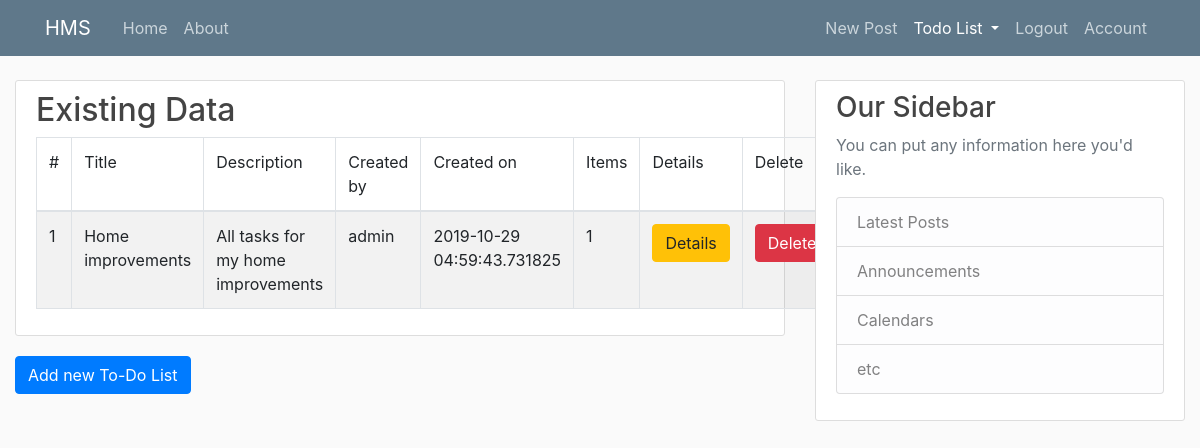
Page /todolists (signed in) on the committed database.
### app/models.py (models this page shows, shortened)
class ToDoList(db.Model):
    __tablename__='todo_lists'
    id = db.Column(db.Integer(), primary_key=True)
    title=db.Column(db.String(100), nullable=False)
    description=db.Column(db.String(200), nullable=False)
    user_id = db.Column(db.Integer(), db.ForeignKey('users.id'), nullable=False)
    todo_items = db.relationship('ToDoItem', backref='todolist', lazy=True)
    date_created = db.Column(db.DateTime(), nullable=False, default = datetime.utcnow)
    date_modified = db.Column(db.DateTime(), nullable=False, default= datetime.utcnow)

class User(db.Model, UserMixin):
    __tablename__ = 'users'
    id = db.Column(db.Integer, primary_key=True)
    active = db.Column('is_active', db.Boolean(),
                       nullable=False, server_default='1')
    username = db.Column(db.String(20), unique=True, nullable=False)
    email = db.Column(db.String(255, collation='NOCASE'),
                      nullable=False, unique=True)
    email_confirmed_at = db.Column(db.DateTime())
    password = db.Column(db.String(255), nullable=False, server_default='')
    image_file = db.Column(db.String(20), nullable=False,
                           default='default.jpg')
    first_name = db.Column(db.String(100, collation='NOCASE'),
                           nullable=False, server_default='')
    last_name = db.Column(db.String(100, collation='NOCASE'),
                          nullable=False, server_default='')
    roles = db.relationship('Role', secondary='user_roles')
    posts = db.relationship('Post', backref='author', lazy=True)
    todoLists = db.relationship('ToDoList', backref="user", lazy=True)

### app/todolists/routes.py (the view)
@todolists.route('/todolists', methods=['GET'])
@login_required
def all_todolist():
    todo_lists = ToDoList.query.filter_by(user=current_user).order_by('title')
    return render_template('/todolists/todolists.html', todo_lists=todo_lists, title=f"All To-Do Lists")

### app/models.py (called while the page is built)
@login_manager.user_loader
def load_user(user_id):
    return User.query.get(int(user_id))

### app/templates/todolists/todolists.html
{% extends "layout.html" %}
{% block content %}
{% if todo_lists %}
<div class="content-section">
    <h2>Existing Data</h2>
    <table class="table table-striped table-bordered">
        <thead>
            <tr>
                <td>#</td>
                <td>Title</td>
                <td>Description</td>
                <td>Created by</td>
                <td>Created on</td>
                <td>Items</td>
                <td>Details</td>
                <td>Delete</td>
            </tr>
        </thead>
        <tbody>
            {% for todo_list in todo_lists %}
            <tr>
                <td>{{ todo_list.id }}</td>
                <td>{{ todo_list.title }}</td>
                <td>{{ todo_list.description }}</td>
                <td>{{ todo_list.user.username }}</td>
                <td>{{ todo_list.date_created }}</td>
                <td>1</td>
                <td>
                    <a class="btn btn-warning"
                        href="{{url_for('todolists.todolist_details', todolist_id=todo_list.id)}}">Details</a>
                </td>
                <td>
                    <input type="submit" value="Delete" class="btn btn-danger">
                </td>
            </tr>
            {% endfor %}
        </tbody>
    </table>
</div>
{% else %}
<div class="content-section">
    <h2>No Items found</h2>
</div>
{% endif %}
<div class="Add new To-Do List">
    <a class="btn btn-primary" href="{{ url_for('todolists.new_todolist') }}">Add new To-Do List</a>
</div>
{% endblock content %}

### app/static/styles/main.css (style rules this page uses)
body { background: #fafafa; color: #333333; margin-top: 5rem; }
h1, h2, h3, h4, h5, h6 { color: #444444; }
.content-section { background: #ffffff; padding: 10px 20px; border: 1px solid #dddddd; border-radius: 3px; margin-bottom: 20px; }

### rows in the picture
ToDoList: id "1", title "Home improvements", description "All tasks for my home improvements", user.username "admin", date_created "2019-10-29 04:59:43.731825"
